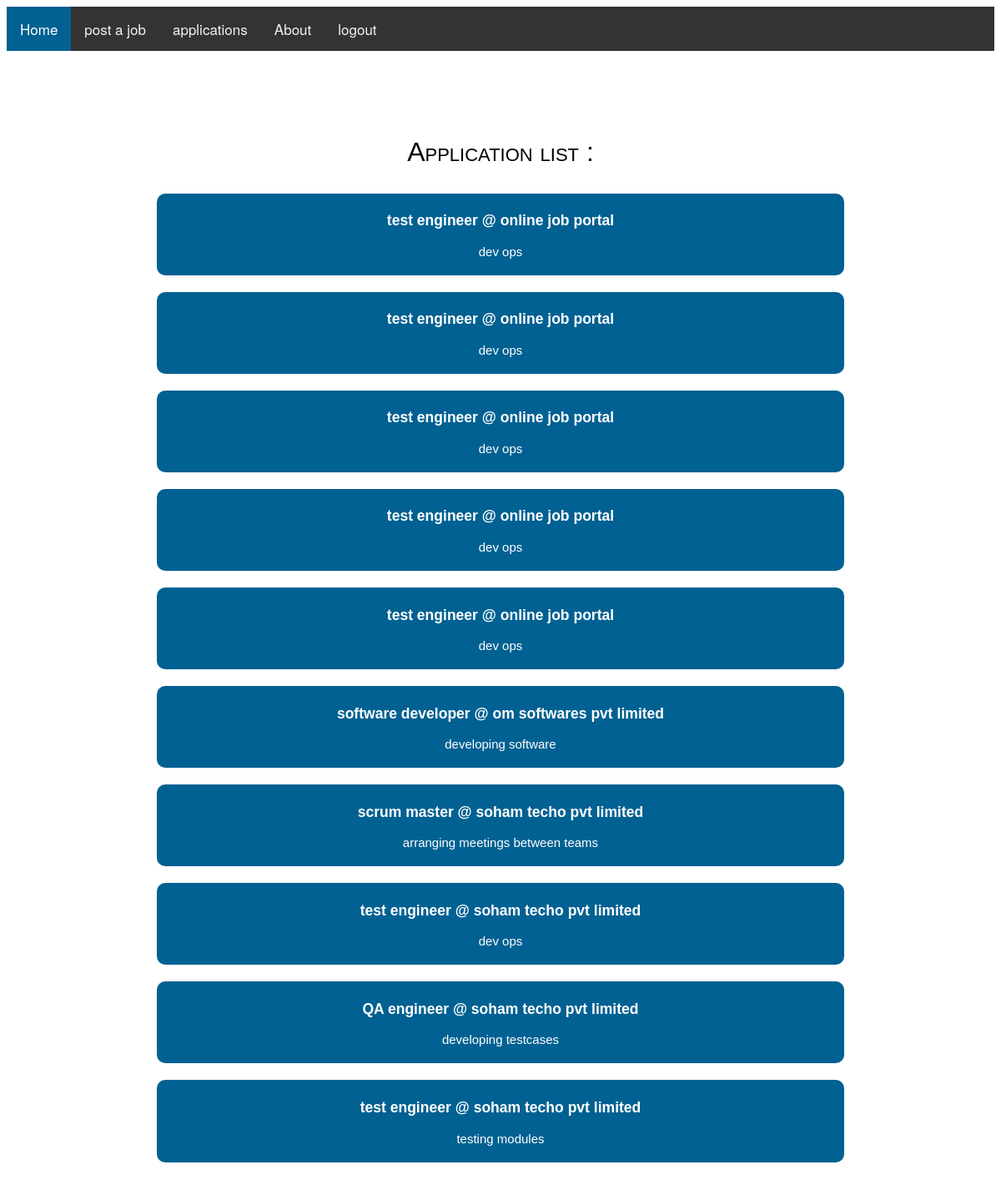
The page /getMyApplications/om@om.om/ on the database its author committed.
### job_portal/models.py (models this page shows)
class Application(models.Model):
    appid = models.AutoField(primary_key=True)
    hremail=models.CharField(max_length=100)
    company=models.CharField(max_length=100)
    jobtitle=models.CharField(max_length=100)
    jobfunction=models.CharField(max_length=100)
    location=models.CharField(max_length=100)
    description=models.CharField(max_length=10000)
    salary=models.CharField(max_length=100)

### job_portal/views.py (the view)
# urls.py: path('getMyApplications/<str:hremail>/',views.getMyApplications),
def getMyApplications(request,hremail):
    myapps=list(Application.objects.filter(hremail=hremail))
    print("total apps by hr : ",len(myapps))
    return render(request,'seeApplicationList.html',{
        'email':hremail,
        'appList':myapps
    })
    pass

### templates/seeApplicationList.html (shortened to what this page needs)
<!DOCTYPE html>
<html lang="en">
<head>
</head>
<body>
    <div class="topnav">
        <a class="active" href="/../../candidatehome">Home</a>
        <a href="/../craftApplication">post a job</a>
        <a href="/../getMyApplications/{{email}}">applications</a>
        <a href="/../../about">About</a>
        <a href="/../../login">logout</a>
      </div>
      <div class="container">
        <div class="logo" style="color:black;">
            <center>Application list : </center>
        </div>
        {% for app in appList %}
        <form class="application" method="post" action="/../../readApplication/{{app.appid}}/">
            <button class="application">
                <div>
                    <h3>{{app.jobtitle}} @ {{app.company}}</h3>
                    <p>{{app.jobfunction}}</p>
                </div>
            </button>
        </form>
        {% endfor %}
      </div>
</body>
</html>

### templates/seeApplicationList.html (style rules this page uses)
body { font-family: "Helvetica Neue",Helvetica; }
.container { margin:2%; padding:5%; }
.logo { font-size:32px; margin:2%; color:#006192; font-family: "Helvetica"; font-variant: small-caps ; }
button { background-color:#006192; color:white; outline:none; border:none; border-radius :10px; font-size:20px; padding:5px; margin:10px; }
a { color:white; }
.topnav { overflow: hidden; background-color: #333; }
.topnav a { float: left; color: #f2f2f2; text-align: center; padding: 14px 16px; text-decoration: none; font-size: 17px; }
.topnav a.active { background-color: #006192; color: white; }
.application { font-size:15px; margin-left:5%; width:90%; }

### rows shown on the page
Application: jobtitle "test engineer", company "online job portal", jobfunction "dev ops"
Application: jobtitle "test engineer", company "online job portal", jobfunction "dev ops"
Application: jobtitle "test engineer", company "online job portal", jobfunction "dev ops"
Application: jobtitle "test engineer", company "online job portal", jobfunction "dev ops"
Application: jobtitle "test engineer", company "online job portal", jobfunction "dev ops"
Application: jobtitle "software developer", company "om softwares pvt limited", jobfunction "developing software"
Application: jobtitle "scrum master", company "soham techo pvt limited", jobfunction "arranging meetings between teams"
Application: jobtitle "test engineer", company "soham techo pvt limited", jobfunction "dev ops"
Application: jobtitle "QA engineer", company "soham techo pvt limited", jobfunction "developing testcases"
Application: jobtitle "test engineer", company "soham techo pvt limited", jobfunction "testing modules"
